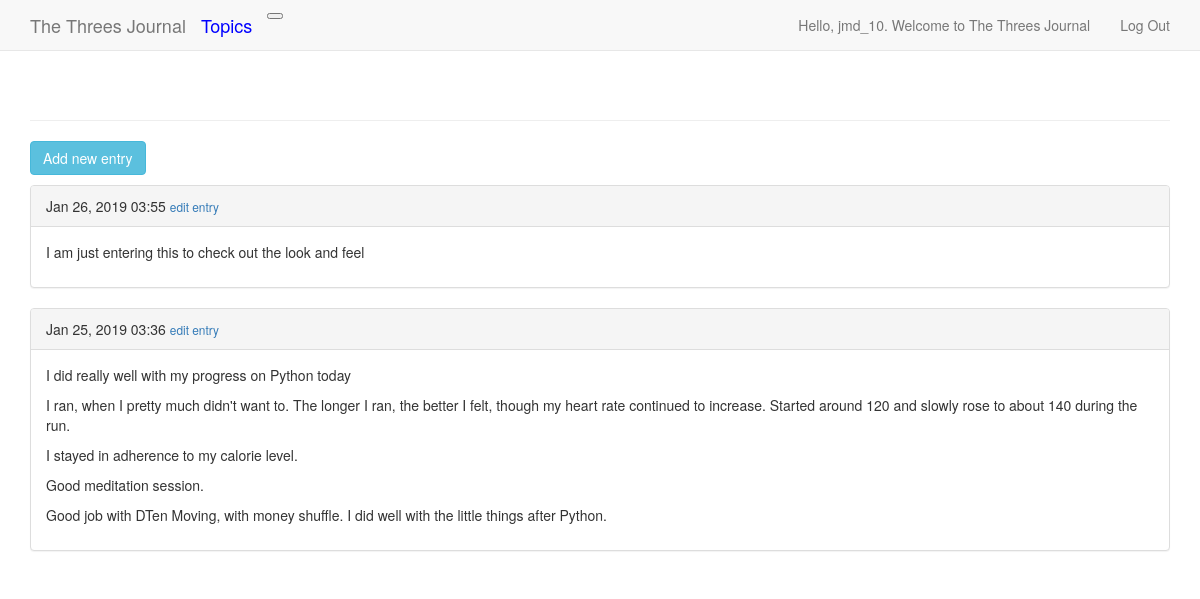
/topics/6/ (signed in), run on an earlier commit of the app's database.
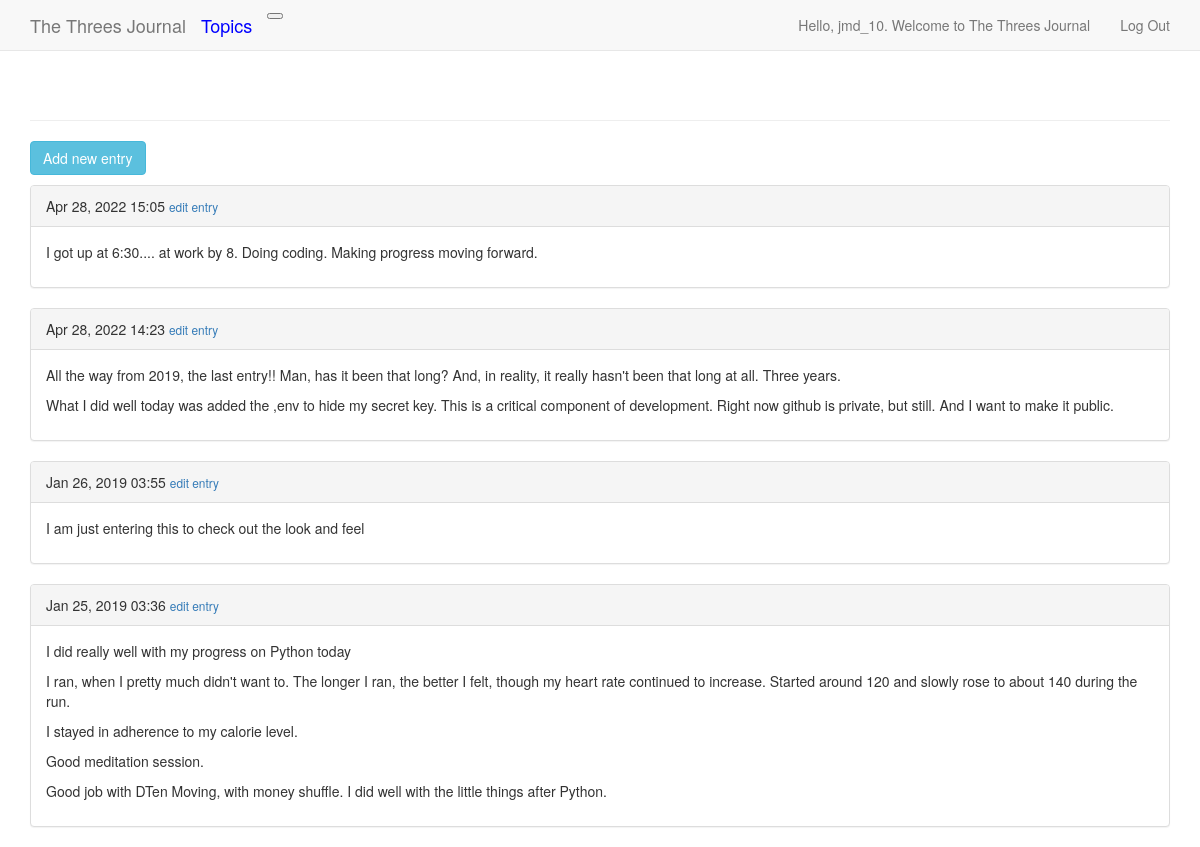
And on a later commit of the database.
### the_threes_tracker/models.py (models this page shows, shortened)
class Entry(models.Model):
    topic = models.ForeignKey(Topic, on_delete=models.CASCADE)
    text = models.TextField()
    date_added = models.DateTimeField(auto_now_add=True)
    class Meta:
        verbose_name_plural = 'entries'

### the_threes_tracker/views.py (the view)
# urls.py: path('topics/<int:topic_id>/', views.topic, name='topic'),
@login_required
def topic(request, topic_id):
    topic = get_object_or_404(Topic, id=topic_id)
    check_topic_owner(request, topic)
    entries = topic.entry_set.order_by('-date_added')
    context = {'topic': topic, 'entries': entries}
    return render(request, 'the_threes_tracker/topic.html', context)

### the_threes_tracker/views.py (called while the page is built)
def check_topic_owner(request, topic):
    if topic.owner != request.user:
        raise Http404

### the_threes_tracker/templates/the_threes_tracker/topic.html (shortened to what this page needs)
{% extends "the_threes_tracker/base.html" %}
{% load bootstrap3 %}
{% block content %}
  <p>
    <a href="{% url 'the_threes_tracker:new_entry' topic.id %}" class="btn btn-info" role="button">Add new entry</a>
  </p>
  {% for entry in entries %}
    <div class="panel panel-default">
      <div class="panel-heading">
          {{ entry.date_added|date:'M d, Y H:i' }}
          <small>
            <a href="{% url 'the_threes_tracker:edit_entry' entry.id %}">edit entry</a>
          </small>
      </div>
      <div class="panel-body">
        {{ entry.text|linebreaks }}
      </div>
    </div>
  {% empty %}
      There are no entries yet.
  {% endfor %}
{% endblock content %}

### the_threes_tracker/templates/the_threes_tracker/base.html (shortened to what this page needs)
{% load bootstrap3 %}
<!DOCTYPE html>
<html lang="en">
  <head>
    {% bootstrap_css %}
  </head>
  <body>
    <nav class="navbar navbar-default navbar-static-top">
      <div class="container">
        <div class="navbar-header">
          <a class="navbar-brand" href="{% url 'the_threes_tracker:index' %}">
              The Threes Journal</a>
          <a class="navbar-brand" style="color:blue" href="{% url 'the_threes_tracker:topics' %}">Topics</a>
          <button type="button" class="navbar-toogle collapsed"
              data-toggle="collapse" data-target="#navbar"
              aria-expanded="false" aria-controls="navbar">
          </button>
        </div>
        <div id="navbar" class="navbar-collapse collapse">
          <ul class="nav navbar-nav navbar-right">
            {% if user.is_authenticated %}
              <li><a>Hello, {{ user.username }}. Welcome to The Threes Journal</a></li>
              <li><a href="{% url 'users:logout' %}">Log Out</a></li>
            {% else %}
              <li><a href="{% url 'users:register' %}">register</a></li>
              <li><a href="{% url 'users:login' %}">Log In</a></li>
            {% endif %}
          </ul>
        </div>
      </div>
    </nav>
    <div class="container">
      <div class="page-header">
      </div>
      <div>
        {% block content %}{% endblock content %}
      </div>
    </div>
  </body>
</html>

What changed in the data, as far as the page shows it:
added Entry: date_added "Apr 28, 2022 15:05", text "I got up at 6:30.... at work by 8. Doing coding. Making progress moving forward."
added Entry: date_added "Apr 28, 2022 14:23", text "All the way from 2019, the last entry!! Man, has it been that long? And, in reality, it really hasn't been that long at all. Three years. What I did well today was added the ,env to hide my secret key. This is a critical component of development. Right now github is private, but still. And I want to make it public."
